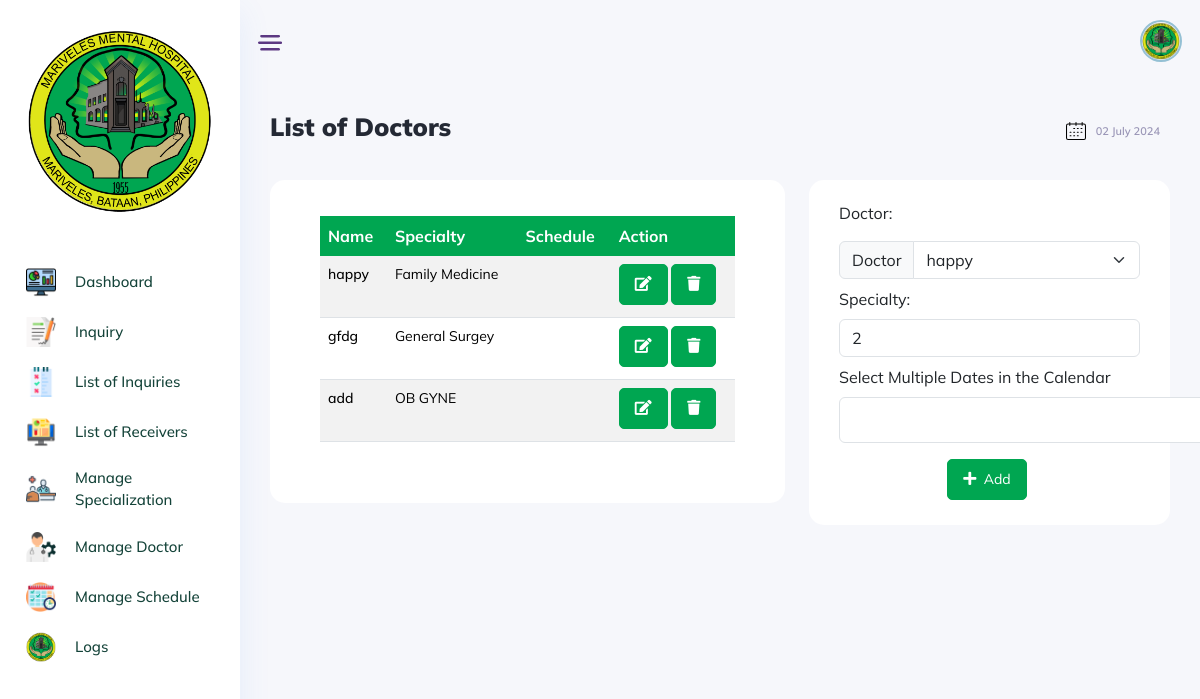
The app's page /etc/old/manage_schedule.php (signed in) with its own data.
### tables this page shows
CREATE TABLE `doctors` (
  `id` int(11) NOT NULL,
  `name` varchar(50) NOT NULL DEFAULT '',
  `specialty` varchar(50) NOT NULL
);

CREATE TABLE `specialties` (
  `id` int(11) NOT NULL,
  `specialty` varchar(50) NOT NULL
);

### etc/old/manage_schedule.php (the view, shortened to what this page needs)
<?php
include "include/config.php";
include "include/header.php";
include "include/sidebar.php";
?>
<!DOCTYPE html>
<html lang="en">
<head>
    <link href="https://cdn.jsdelivr.net/npm/select2@4.1.0-rc.0/dist/css/select2.min.css" rel="stylesheet" />
    <link href="https://cdn.jsdelivr.net/npm/bootstrap@5.3.0-alpha1/dist/css/bootstrap.min.css" rel="stylesheet">
    <link href="https://cdn.jsdelivr.net/npm/bootstrap-datepicker@1.9.0/dist/css/bootstrap-datepicker.min.css" rel="stylesheet">
</head>
<body class="crm_body_bg">
    <section class="main_content dashboard_part large_header_bg">
        <?php include 'include/header-2.php'; ?>
        <div class="main_content_iner overly_inner ">
            <div class="container-fluid p-0 ">
                <div class="row">
                    <div class="col-12">
                        <div class="page_title_box d-flex flex-wrap align-items-center justify-content-between">
                            <div class="page_title_left d-flex align-items-center">
                                <h3 class="f_s_25 f_w_700 dark_text mr_30">List of Doctors</h3>
                            </div>
                            <div class="page_title_right">
                                <div class="page_date_button d-flex align-items-center">
                                    <img src="vendors/calender_icon.svg" alt="">
                                    <?php echo date('d F Y'); ?>
                                </div>
                            </div>
                        </div>
                    </div>
                </div>
                <div class="row justify-content-center">
                    <div class="col-lg-7">
                        <div class="white_card card_height_100 mb_30">
                            <div class="white_card_body pt-3 pb-6">
                                <div class="bgc-white bd bdrs-3 p-20 mB-20">
                                    <div id="dataTable_wrapper" class="dataTables_wrapper">
                                        <?php
                                        $sql = "SELECT * FROM doctors";
                                        $result = mysqli_query($db, $sql);
                                        $doctors = mysqli_fetch_all($result, MYSQLI_ASSOC);
                                        ?>
                                        <table id="doctorTable" class="table table-striped" role="grid" style="width: 100%;" class="mt-3">
                                            <thead>
                                                <tr>
                                                    <th style="background: #00A651 !important; color: white !important; font-weight: 700">Name</th>
                                                    <th style="background: #00A651 !important; color: white !important; font-weight: 700">Specialty</th>
                                                    <th style="background: #00A651 !important; color: white !important; font-weight: 700">Schedule</th>
                                                    <th style="background: #00A651 !important; color: white !important; font-weight: 700">Action</th>
                                                </tr>
                                            </thead>
                                            <tbody>
                                                <?php foreach ($doctors as $row) : ?>
                                                    <tr>
                                                        <td style="color: black; font-weight: 500"><?= $row['name']; ?></td>
                                                        <?php
                                                        $sql = "SELECT * FROM `specialties` WHERE id = '{$row['specialty']}'";
                                                        $result1 = $db->query($sql);
                                                        if ($result1 && $result1->num_rows > 0) {
                                                            $specialty_row = $result1->fetch_assoc();
                                                            $specialty_name = $specialty_row['specialty'];
                                                            echo "<td style='color: black; font-weight: 400'>$specialty_name</td>";
                                                        }
                                                        ?>
                                                        <td style="color: black; font-weight: 500"><?= $row['month']; ?><?= $row['day']; ?><?= $row['time']; ?>
                                                        </td>
                                                        <td>
                                                            <button class='editBtn btn_1 mb-1' data-id="<?= $row['id']; ?>"><i class="fas fa-edit"></i></button>
                                                            <button class='deleteBtn btn_1 mb-1' data-id="<?= $row['id']; ?>"><i class="fas fa-trash"></i></button>
                                                        </td>
                                                    </tr>
                                                <?php endforeach; ?>
                                            </tbody>
                                        </table>
                                    </div>
                                </div>
                            </div>
                        </div>
                    </div>
                    <div class="col-lg-5">
                        <div class="white_card">
                            <div class="white_card_body">
                                <form id="submitForm">
                                    <label class="mt-3">Doctor:</label>
                                    <?php $doctorOptionsString = '';
                                    $queryDoctors = "SELECT * FROM doctors;";
                                    $doctorsResult = $db->query($queryDoctors) or die($db->error);
                                    if ($doctorsResult->num_rows > 0) {
                                        while ($doctorRow = $doctorsResult->fetch_assoc()) {
                                            $doctorOptionsString .= '<option value="' . $doctorRow["id"] . '">' . $doctorRow["name"] . '</option>';
                                        }
                                    } else {
                                        $doctorOptionsString .= '<option value="">No doctors found for this specialty</option>';
                                    }
                                    echo '<div class="input-group mt-3">
            <div class="input-group-text">
            <span class="">Doctor</span>
        </div>
                <select class="form-select" id="specialty">';
                                    echo $doctorOptionsString;
                                    echo '</select>
            </div>'; ?>
                                    <label class="mb-2 mt-2">Specialty:</label>
                                    <select class="form-control specialty" name="specialty">
                                        <?php
                                        $sql = "SELECT * FROM specialties LEFT JOIN doctors ON doctors.specialty = specialties.id";
                                        $result = mysqli_query($db, $sql);
                                        if (!$result) {
                                            echo "<option value=''>Error retrieving data</option>";
                                        } else {
                                            if (mysqli_num_rows($result) > 0) {
                                                while ($row = mysqli_fetch_assoc($result)) {
                                                    echo "<option value='" . $row[' id'] . "'>" . $row['specialty'] . "</option>";
                                                }
                                            } else {
                                                echo "<option value=''>No Record</option>";
                                            }
                                        }
                                        ?>
                                    </select>
                                    <label class="mb-2 mt-2">Select Multiple Dates in the Calendar</label>
                                    <input type="text" class="form-control" id="dates" name="dates" style="width: 565px;" onselect="select()">
                                    <div class="center-buttons">
                                        <button type="submit" class="btn_1 mt-3" style="margin-right: 5px!important"><i class="fas fa-plus"></i>&nbsp;&nbsp;Add</button>
                                    </div>
                                </form>
                            </div>
                        </div>
                    </div>
                </div>
    </section>
</body>
</html>

### include/sidebar.php (style rules this page uses)
body { font-family: Mulish, sans-serif !important; }

### etc/old/manage_schedule.php (style rules this page uses)
input[type="text"] { padding: 10px; width: 200px; }
.table>:not(:last-child)>:last-child>* { border-bottom: none !important; }
.btn_1 i { padding-right: 0px !important; }
.btn_1 { padding: 9px 15px !important; }
.center-buttons { text-align: center; display: flex; justify-content: center; align-items: center; height: 100%; }
section.main_content.dashboard_part.large_header_bg { background: #F6F7FB !important; }

### records on screen
doctors: name "happy", specialties.specialty "Family Medicine"
doctors: name "gfdg", specialties.specialty "General Surgey"
doctors: name "add", specialties.specialty "OB GYNE"

### other values on screen
form field value "happy"
form field specialty "2"
